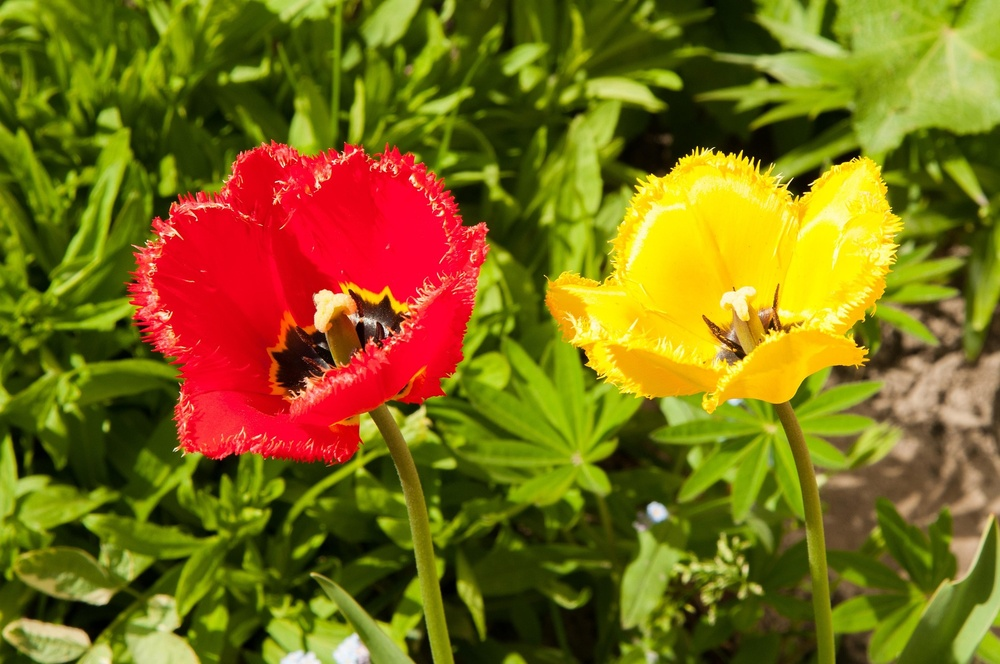
#> input picture task1test-2.jpg, 1000 x 664 px, shrunk from 1920 x 1275 before the run, found by its file name
$ jupyter execute finalllllll1.ipynb
#> lines starting #> are read from the running program, lines starting #| are printed output that depends on the picture; after the words box and inside, x2 and y2 are one past the last pixel; in counts of white or black regions, pixels touching at a corner belong together
[cell 1]
import cv2
import numpy as np
import matplotlib.pyplot as plt

# =========================
# Image I/O
# =========================
def load_image(path):
#> called with path = 'flowers.jpg'
    img = cv2.imread("/content/task1test-2.jpg")
#> img is the input picture: shape (664, 1000, 3); mean B, G, R 22.1, 108.2, 125.3
    if img is None:
        raise ValueError("Image not found")
    return cv2.cvtColor(img, cv2.COLOR_BGR2RGB)

def show_image(img, title="Image"):
    plt.figure(figsize=(6,6))
    if len(img.shape) == 2:
        plt.imshow(img, cmap='gray')
    else:
        plt.imshow(img)
    plt.title(title)
    plt.axis("off")
    plt.show()


# =========================
# Color Space
# =========================
def to_hsv(image):
    return cv2.cvtColor(image, cv2.COLOR_RGB2HSV)


# =========================
# Masks
# =========================
def get_red_mask(hsv):
    lower1 = np.array([0, 120, 120])
    upper1 = np.array([10, 255, 255])

    lower2 = np.array([170, 120, 120])
    upper2 = np.array([180, 255, 255])

    mask1 = cv2.inRange(hsv, lower1, upper1)
    mask2 = cv2.inRange(hsv, lower2, upper2)

    return cv2.bitwise_or(mask1, mask2)


def get_yellow_mask(hsv):
    lower = np.array([20, 120, 120])
    upper = np.array([35, 255, 255])
    return cv2.inRange(hsv, lower, upper)


def get_green_mask(hsv):
    lower = np.array([40, 80, 80])
    upper = np.array([85, 255, 255])
    return cv2.inRange(hsv, lower, upper)


# =========================
# Mask Refinement
# =========================
def refine_mask(mask):
    kernel = np.ones((5, 5), np.uint8)

    mask = cv2.morphologyEx(mask, cv2.MORPH_OPEN, kernel)
    mask = cv2.morphologyEx(mask, cv2.MORPH_CLOSE, kernel)

    return mask


# =========================
# Effects
# =========================
def apply_strong_sharpen(image):
    img = image.astype(np.float32)

    blurred = cv2.GaussianBlur(img, (0, 0), sigmaX=3)

    sharpened = cv2.addWeighted(img, 1.8, blurred, -0.8, 0)

    return np.clip(sharpened, 0, 255).astype(np.uint8)


def apply_strong_blur(image):
    return cv2.GaussianBlur(image, (31, 31), 0)


# =========================
# Mask Utilities
# =========================
def apply_mask(image, mask):
    return cv2.bitwise_and(image, image, mask=mask)

def invert_mask(mask):
    return cv2.bitwise_not(mask)


# =========================
# Main Pipeline
# =========================
def selective_enhancement(image):
    hsv = to_hsv(image)

    # Masks
    red_mask = refine_mask(get_red_mask(hsv))
#> in get_red_mask, `mask1 = cv2.inRange(hsv, lower1, upper1)`:
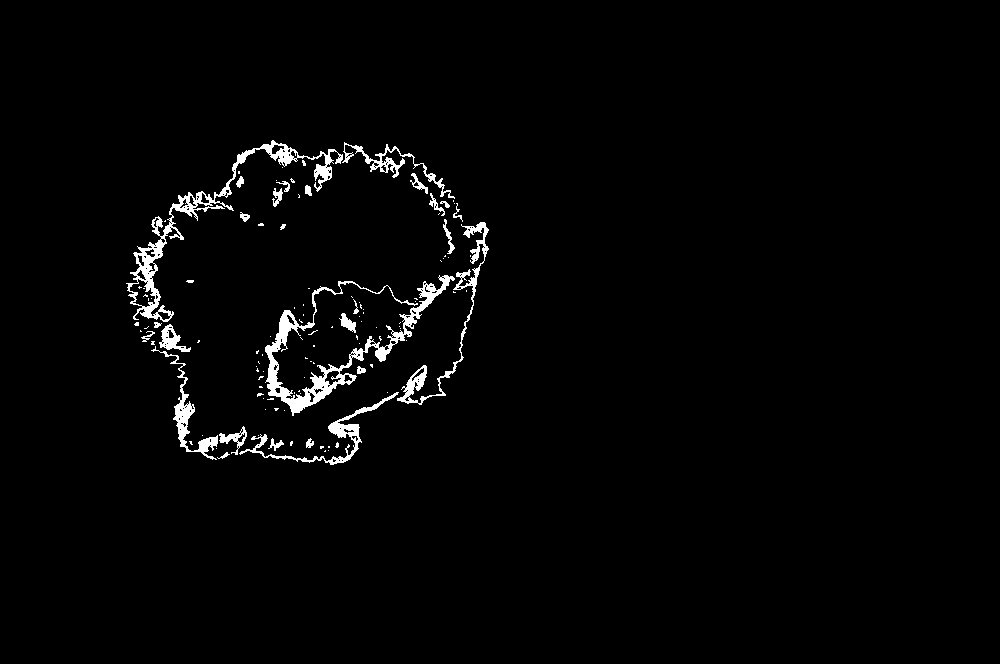
#> mask1: shape (664, 1000); 2.1% white; 116 white regions (88 under 20 px), largest, box (x1, y1, x2, y2) and area: (265, 275, 455, 416) 3752, (126, 140, 343, 322) 3282, (397, 222, 489, 405) 1424
#> in refine_mask, `kernel = np.ones((5, 5), np.uint8)`: kernel = [[1, 1, 1, 1, 1], [1, 1, 1, 1, 1], [1, 1, 1, 1, 1], [1, 1, 1, 1, 1], [1, 1, 1, 1, 1]]
    yellow_mask = refine_mask(get_yellow_mask(hsv))
    green_mask = refine_mask(get_green_mask(hsv))

    # Effects
    sharpened = apply_strong_sharpen(image)
#> in apply_strong_sharpen, `sharpened = cv2.addWeighted(img, 1.8, blurred, -0.8, 0)`:
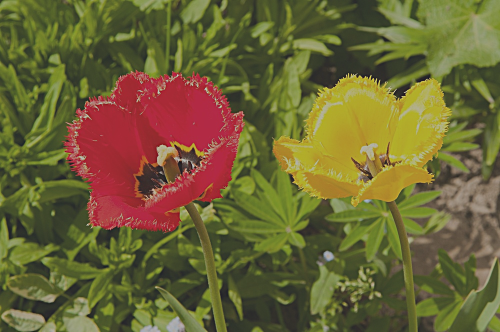
#> sharpened: shape (664, 1000, 3) float32 (shown at 1/2 size); mean R, G, B 125.3, 108.2, 22.1; drawn with min black and max white
    blurred = apply_strong_blur(image)

    # Regions
    red_region = apply_mask(sharpened, red_mask)
    yellow_region = apply_mask(blurred, yellow_mask)
#> in apply_mask (call 2), `return cv2.bitwise_and(image, image, mask=mask)`:
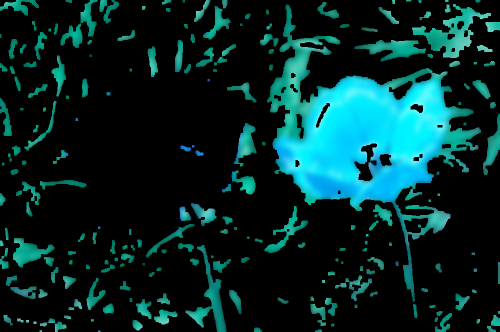
#> returned value: shape (664, 1000, 3) (shown at 1/2 size); mean of channels 0, 1, 2 40.8, 40.5, 5.2; drawn as B, G, R
    green_region = apply_mask(image, green_mask)  # keep natural

    # Background (everything else blurred)
    combined_mask = cv2.bitwise_or(red_mask, yellow_mask)
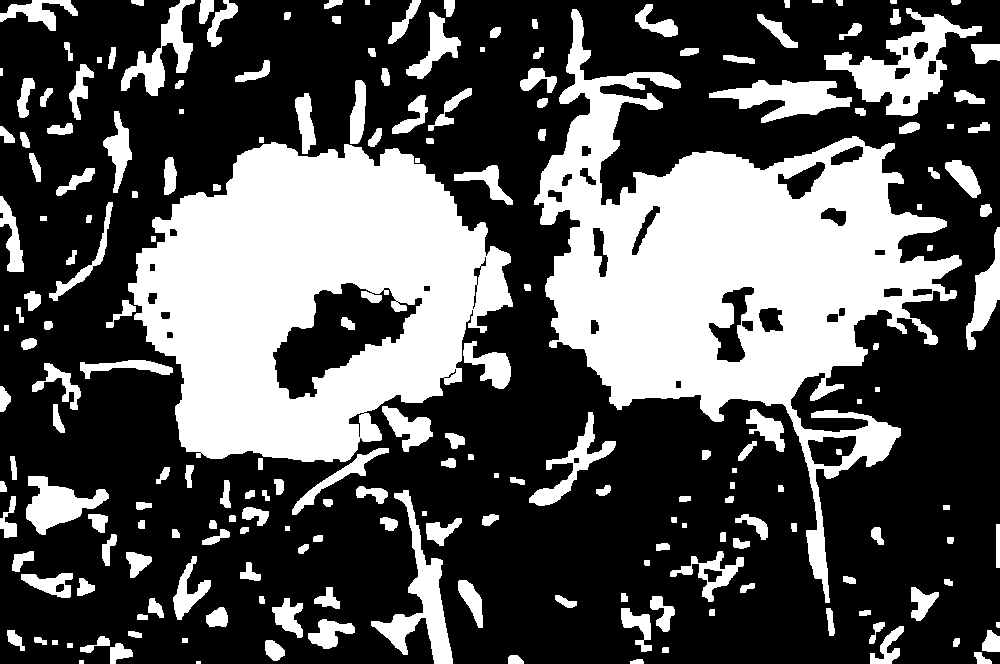
#> combined_mask: shape (664, 1000); 34% white; 205 white regions (1 under 20 px), largest, box (x1, y1, x2, y2) and area: (534, 9, 962, 603) 84084, (128, 142, 513, 462) 77217, (824, 8, 982, 116) 5667
    combined_mask = cv2.bitwise_or(combined_mask, green_mask)

    background_mask = invert_mask(combined_mask)
    background = apply_mask(blurred, background_mask)
#> in apply_mask (call 4), `return cv2.bitwise_and(image, image, mask=mask)`:
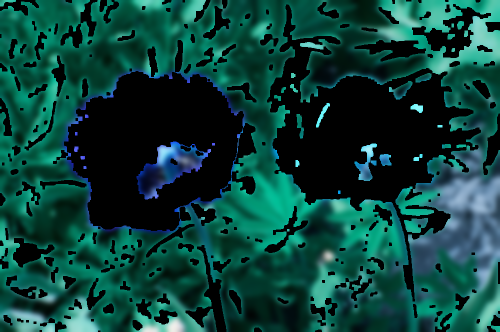
#> returned value: shape (664, 1000, 3) (shown at 1/2 size); mean of channels 0, 1, 2 58.4, 65.2, 12.8; drawn as B, G, R

    # Combine all
    result = cv2.add(red_region, yellow_region)
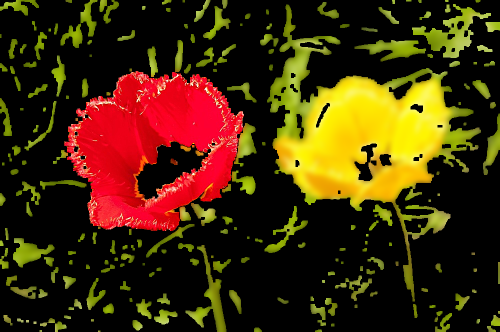
#> result: shape (664, 1000, 3) (shown at 1/2 size); mean R, G, B 67.2, 42.8, 9.3
    result = cv2.add(result, green_region)
    result = cv2.add(result, background)
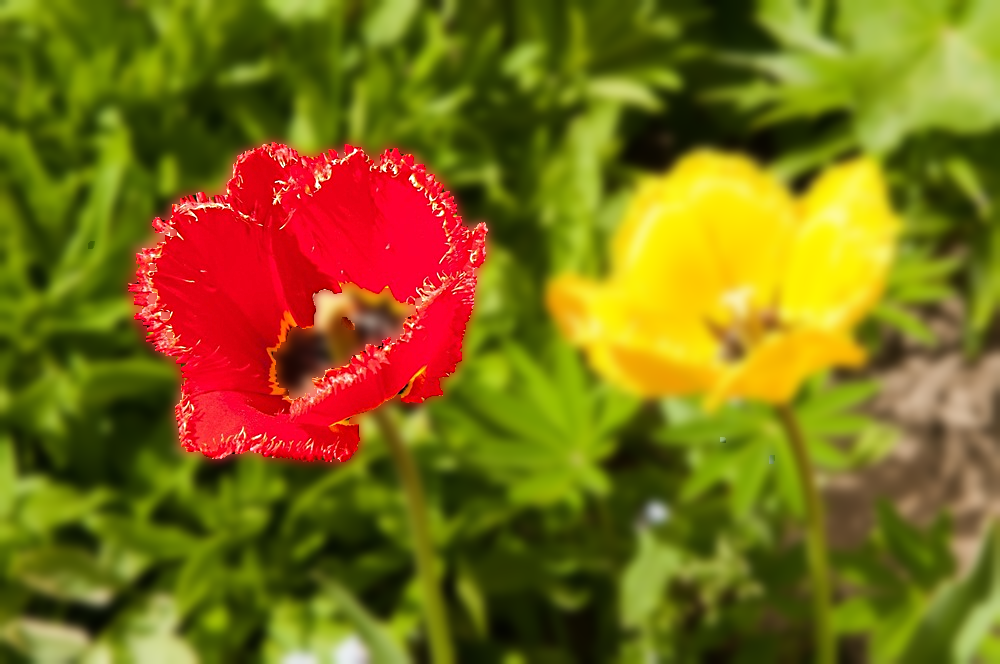
#> result: shape (664, 1000, 3); mean R, G, B 125.6, 108, 22.1

    return result, red_mask, yellow_mask, green_mask


# =========================
# Run
# =========================
if __name__ == "__main__":
    path = "flowers.jpg"  # <-- put your image here

    img = load_image(path)

    result, red_mask, yellow_mask, green_mask = selective_enhancement(img)

    show_image(img, "Original Image")
    show_image(red_mask, "Red Mask")
    show_image(yellow_mask, "Yellow Mask")
    show_image(green_mask, "Green Mask")
    show_image(result, "Final Result")

$ run again, with lowcontrast task3.jpg copied over task1test-2.jpg
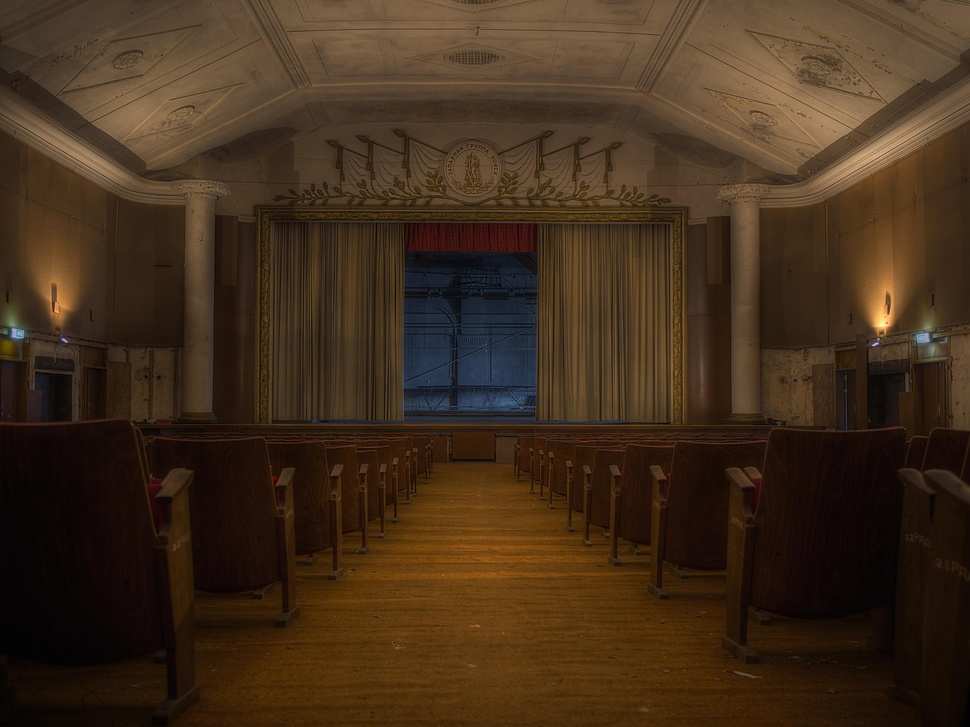
#> input picture lowcontrast task3.jpg, 970 x 727 px, shrunk from 1920 x 1439 before the run, found by its file name
#> in load_image, img is the input picture: shape (727, 970, 3); mean B, G, R 27.6, 46.3, 66.5
#> mask1: shape (727, 970); every value is 0
#> kernel = [[1, 1, 1, 1, 1], [1, 1, 1, 1, 1], [1, 1, 1, 1, 1], [1, 1, 1, 1, 1], [1, 1, 1, 1, 1]]
#> in apply_strong_sharpen, `sharpened = cv2.addWeighted(img, 1.8, blurred, -0.8, 0)`:
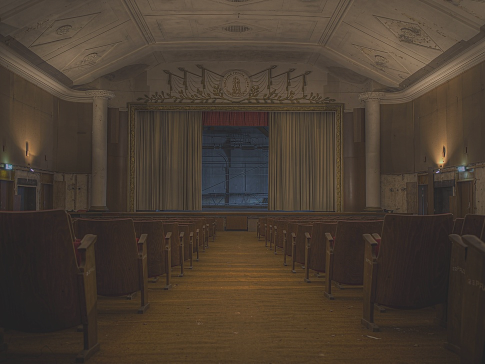
#> sharpened: shape (727, 970, 3) float32 (shown at 1/2 size); mean R, G, B 66.5, 46.3, 27.6; drawn with min black and max white
#> in apply_strong_blur, `return cv2.GaussianBlur(image, (31, 31), 0)`:
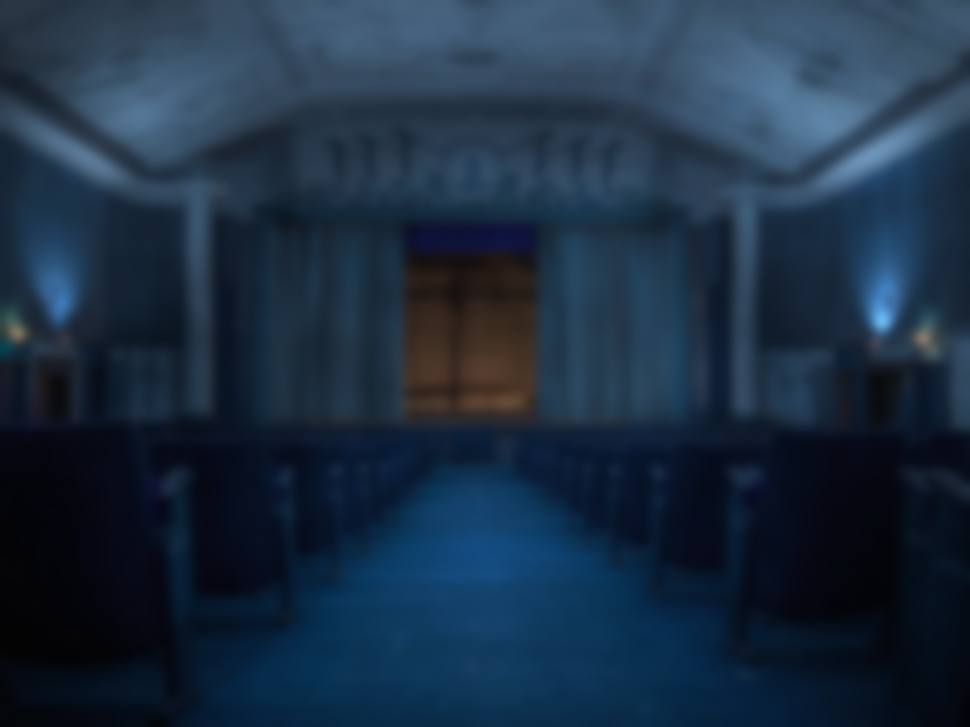
#> returned value: shape (727, 970, 3); mean of channels 0, 1, 2 66.5, 46.3, 27.6; drawn as B, G, R

$ run again, with normalcontrast task3.jpg copied over task1test-2.jpg
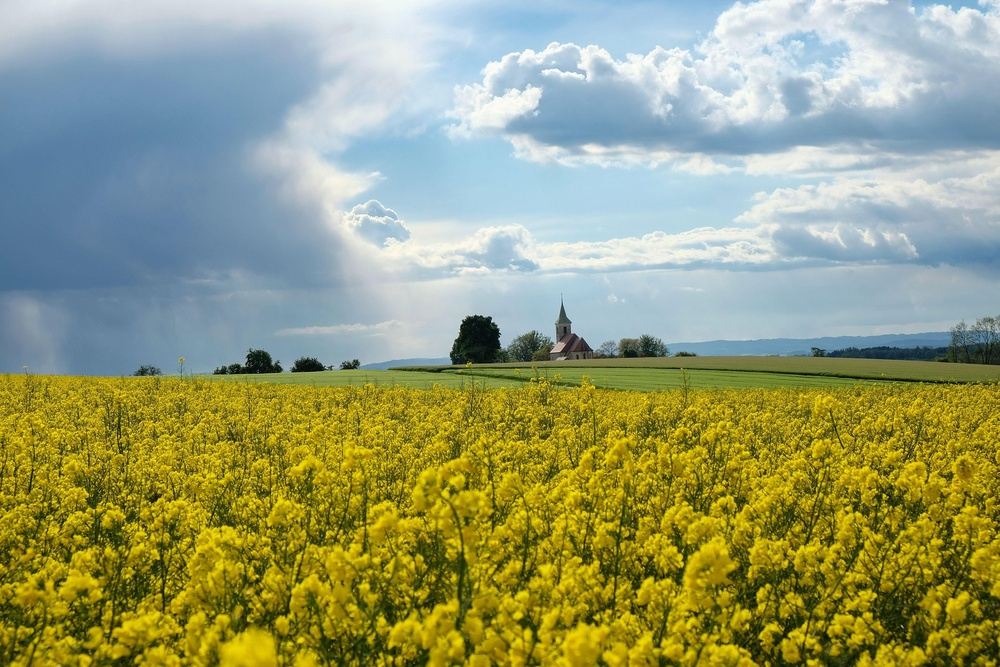
#> input picture normalcontrast task3.jpg, 1000 x 667 px, shrunk from 1920 x 1280 before the run, found by its file name
#> in load_image, img is the input picture: shape (667, 1000, 3); mean B, G, R 115.7, 157.2, 150.5
#> mask1: shape (667, 1000); every value is 0
#> kernel = [[1, 1, 1, 1, 1], [1, 1, 1, 1, 1], [1, 1, 1, 1, 1], [1, 1, 1, 1, 1], [1, 1, 1, 1, 1]]
#> in get_yellow_mask, `return cv2.inRange(hsv, lower, upper)`:
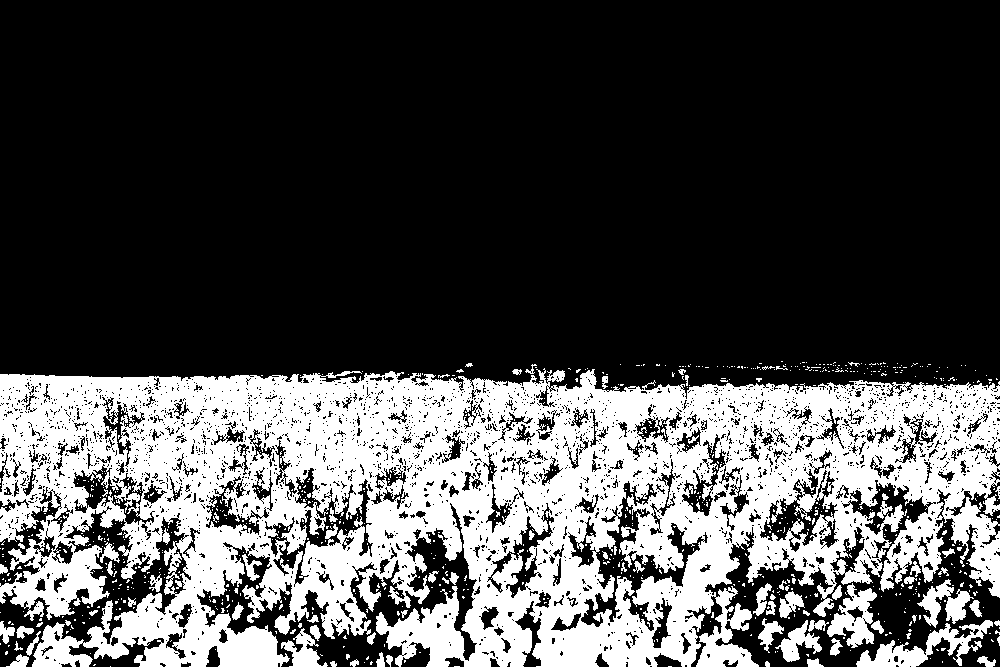
#> returned value: shape (667, 1000); 30.3% white; 844 white regions (765 under 20 px), largest, box (x1, y1, x2, y2) and area: (0, 368, 1000, 667) 187940, (856, 620, 993, 667) 2214, (827, 583, 877, 648) 1556
#> in apply_mask (call 4), `return cv2.bitwise_and(image, image, mask=mask)`:
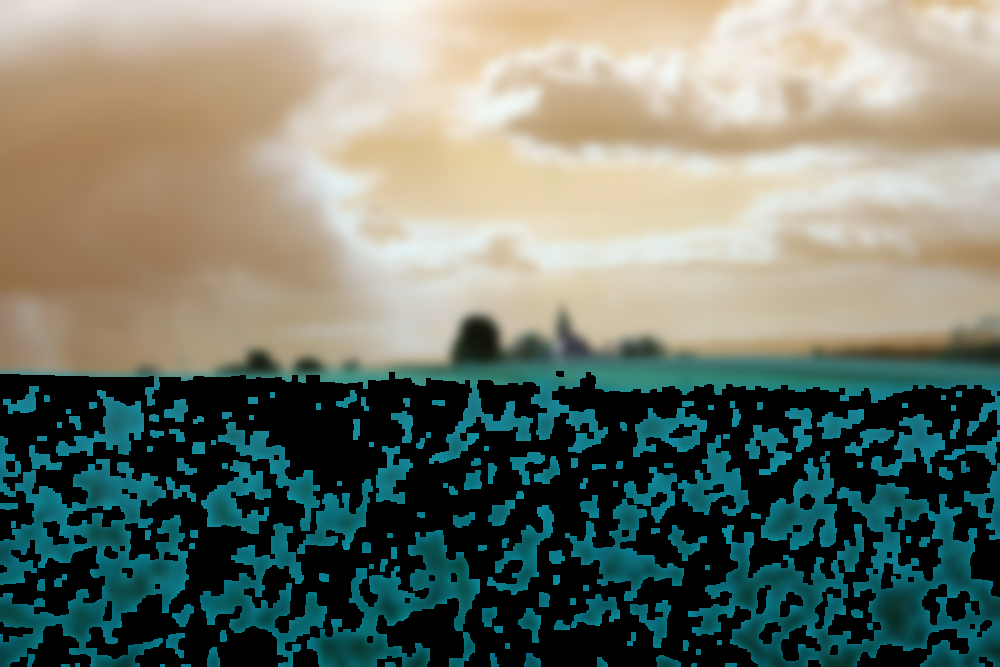
#> returned value: shape (667, 1000, 3); mean of channels 0, 1, 2 110.1, 121.5, 112.1; drawn as B, G, R
